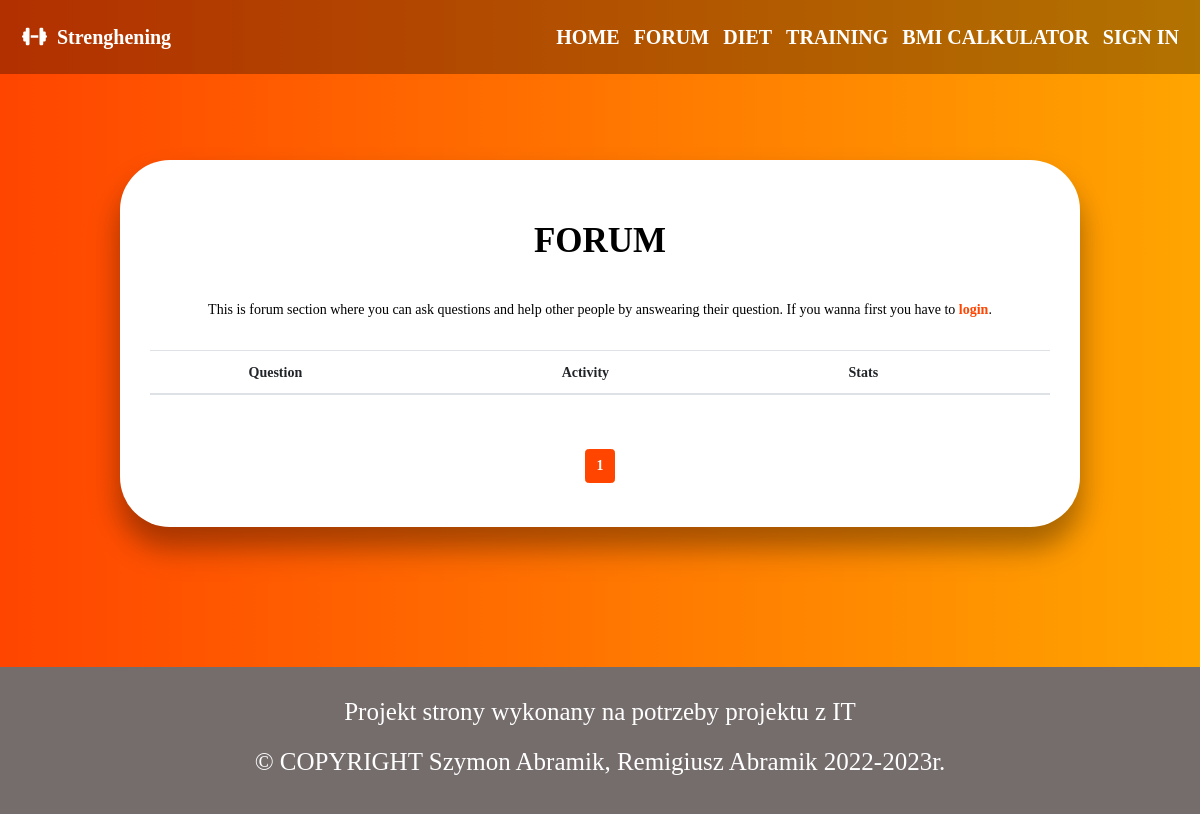
/forum/, run on an earlier commit of the app's database.
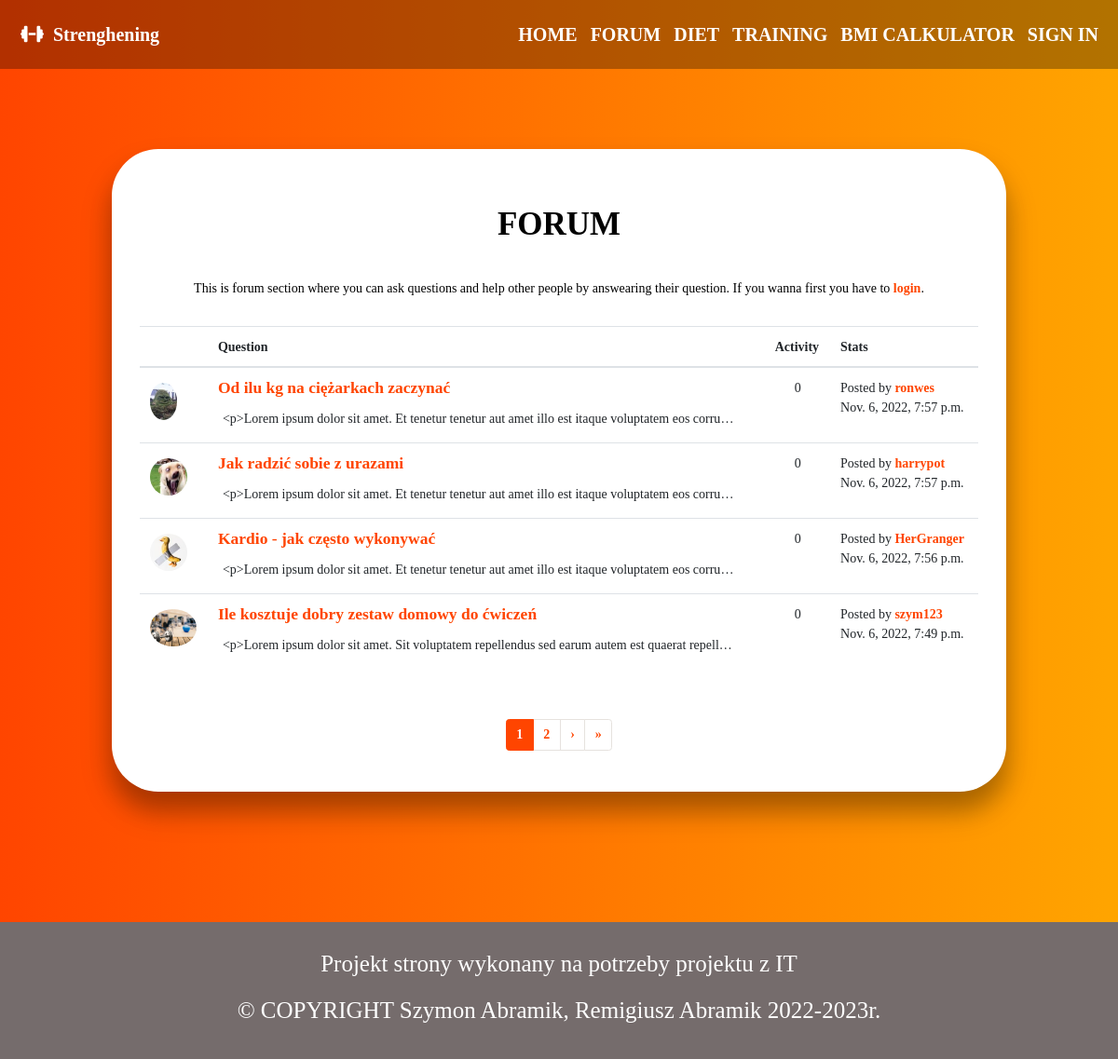
And on a later commit of the database.
### forum/models.py (models this page shows, shortened)
class Post(models.Model):
    name = models.CharField(max_length=100)
    context = models.TextField(max_length=1000)
    author = models.ForeignKey(Profile, on_delete=models.CASCADE, null=True)
    start_date = models.DateTimeField(auto_now_add=True)
    slug = models.SlugField(unique=True, blank=True, null=True)
    number = models.IntegerField(null=True)
    def get_absolute_url(self):
        return reverse("forum:detail", args=[self.slug])

### login/models.py (models this page shows, shortened)
class Profile(models.Model):
    user = models.OneToOneField(User, null=True, on_delete=models.CASCADE)
    image = models.ImageField(default="profile_pics/default.png", upload_to='profile_pics')
    description = models.TextField(max_length=1000, default="You didn't change your description yet!")
    slug = models.SlugField(unique=True, blank=True, null=True)
    def __str__(self):
        return f'{self.user.username}'
    def get_absolute_url(self):
        return reverse("login:profile", args=[self.slug])

### forum/views.py (the view)
# urls.py: path('', views.indexView, name='index'),
def indexView(request):
    p = Paginator(Post.objects.all().order_by('-start_date'), 4)
    page = request.GET.get('page')
    posts = p.get_page(page)
    context = {
        'posts': posts,
    }
    return render(request, 'forum/index.html', context)

### forum/templates/forum/index.html (shortened to what this page needs)
{% extends 'home/base.html' %}
{% block head %}
    {% load static %}
    <link href="{% static 'forum/style.css' %}" rel="stylesheet" >
{% endblock %}
{% block body %}
<div class="padding-top"></div>
<div class="container-fluid">
    <div class="justify-content-center">
      <div class="text-center">
        <h1>FORUM</h1>
        <p>This is forum section where you can ask questions and help other people by answearing their question.
          {% if user.is_authenticated %}
          If you wanna ask <a href="{% url 'forum:add' %}">clik here</a>.
          {% else %}
          If you wanna first you have to <a href="{% url 'login:login' %}">login</a>.
          {% endif %}
        </p>
      </div>
      <table class="table table-hover">
        <thead>
          <tr>
            <th scope="col"></th>
            <th scope="col">Question</th>
            <th scope="col">Activity</th>
            <th scope="col">Stats</th>
          </tr>
        </thead>
        <tbody>
          {% for post in posts %}
            <tr>
              <td><img class="rounded-circle profile-picture" src="{{ post.author.image.url }}"></td>
              <td><h5><a href="{{ post.get_absolute_url }}">{{ post.name }}</a></h5><p class="fifty-chars">{{ post.context }}</p></td>
              <td class="activity">{{ post.comments.all.count }}</td>
              <td>Posted by <a href="{{ post.author.get_absolute_url }}">{{ post.author }}</a><br>{{ post.start_date }}</td>
            </tr>
          {% endfor %}
        </tbody>
      </table>
      <nav aria-label="page-navigation">
        <ul class="pagination justify-content-center">
          {% for i in posts.paginator.page_range %}
            <li class="{% if posts.number == i %}active {% endif %}page-item"><a class="page-link" href="?page={{ forloop.counter }}">{{ forloop.counter }}</a></li>
          {% endfor %}
          {% if posts.has_next %}
            <li class="page-item"><a class="page-link" href="?page={{ posts.next_page_number }}"><span aria-hidden="true">&rsaquo;</span></a></li>
            <li class="page-item"><a class="page-link" href="?page={{ posts.paginator.num_pages }}"><span aria-hidden="true">&raquo;</span></a></li>
          {% endif %}
        </ul>
      </nav>
    </div>
</div>
<div class="padding-bottom"></div>
{% endblock %}

What changed in the data, as far as the page shows it:
added Post: author.image (picture), name "Od ilu kg na ciężarkach zaczynać", context "<p>Lorem ipsum dolor sit amet. Et tenetur tenetur aut amet illo est itaque voluptatem eos corru…", comments.all.count "0", author "ronwes", start_date "Nov. 6, 2022, 7:57 p.m."
added Post: author.image (picture), name "Jak radzić sobie z urazami", context "<p>Lorem ipsum dolor sit amet. Et tenetur tenetur aut amet illo est itaque voluptatem eos corru…", comments.all.count "0", author "harrypot", start_date "Nov. 6, 2022, 7:57 p.m."
added Post: author.image (picture), name "Kardio - jak często wykonywać", context "<p>Lorem ipsum dolor sit amet. Et tenetur tenetur aut amet illo est itaque voluptatem eos corru…", comments.all.count "0", author "HerGranger", start_date "Nov. 6, 2022, 7:56 p.m."
added Post: author.image (picture), name "Ile kosztuje dobry zestaw domowy do ćwiczeń", context "<p>Lorem ipsum dolor sit amet. Sit voluptatem repellendus sed earum autem est quaerat repell…", comments.all.count "0", author "szym123", start_date "Nov. 6, 2022, 7:49 p.m."
Also different on the page:
new list line: "2"
